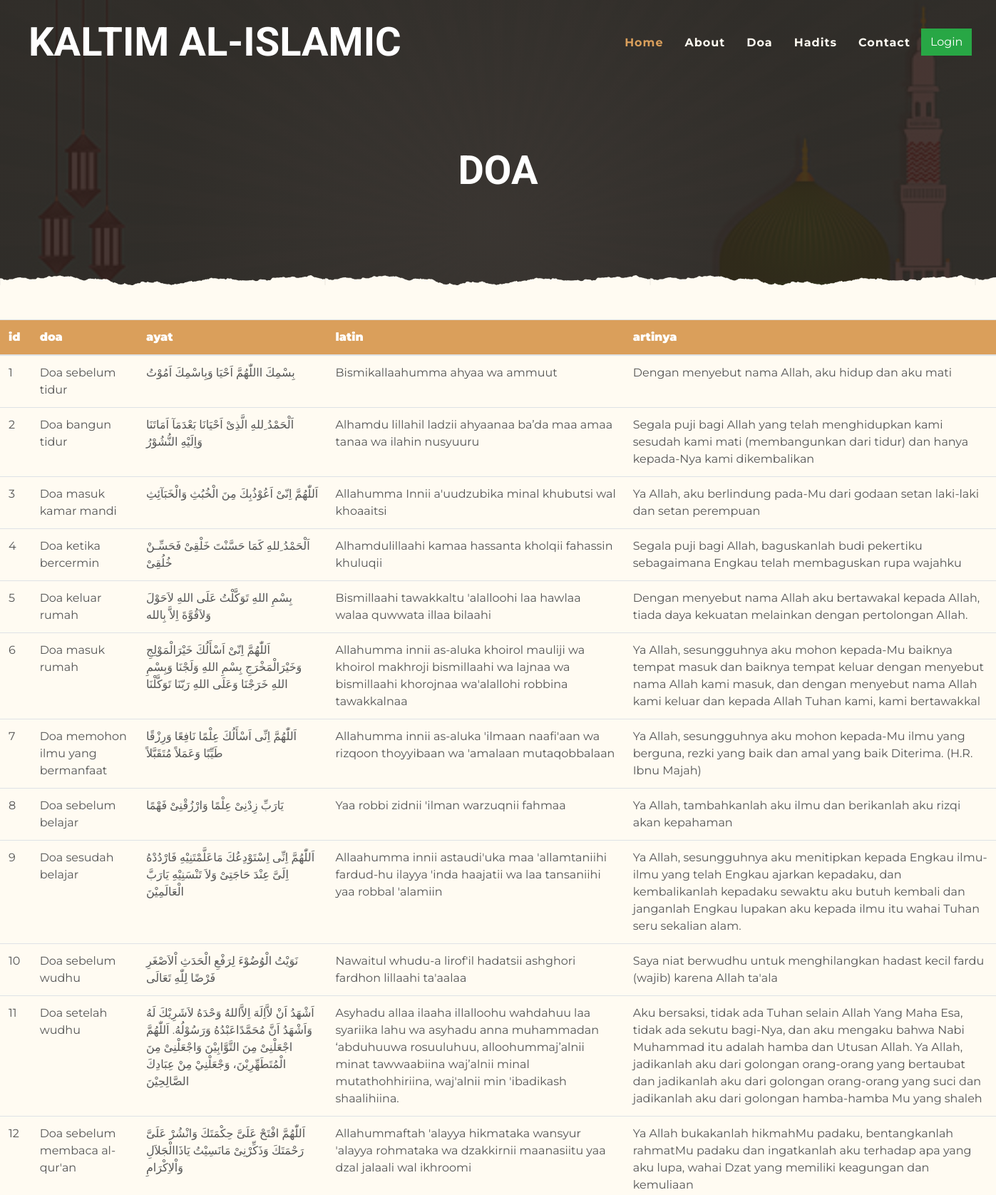
The page /doa (upper part) on the database its author committed.
### blog/models.py (models this page shows, shortened)
class Doa(models.Model):
    nomor = models.CharField(max_length=255, blank=True, null=True)
    doa = models.CharField(max_length=255)
    ayat = models.TextField()
    latin = models.CharField(max_length=255)
    artinya = models.CharField(max_length=255)
    class Meta:
        verbose_name_plural = "Doa"

### doa/views.py (the view)
# urls.py: path('doa', doa, name='doa'),
def doa(request):
    template_name = 'front/doa.html'
    response = Doa.objects.all()
    context = {
        'title':'halaman doa',
        'response':response
    }
    return render(request, template_name, context)

### templates/front/doa.html (shortened to what this page needs)
{% extends 'front/base.html' %}
{% load static %}
{% block content %}
    <div class="container-fluid page-header mb-5 position-relative overlay-bottom">
        <div class="d-flex flex-column align-items-center justify-content-center pt-0 pt-lg-5" style="min-height: 400px">
            <h1 class="display-4 mb-3 mt-0 mt-lg-5 text-white text-uppercase">Doa</h1>
        </div>
    </div>
     <table class="table">
    <thead class="bg-primary">
      <tr>
        <th scope="col" style="color:white;"><b>id</b></th>
        <th scope="col" style="color:white;"><b>doa</b></th>
        <th scope="col" style="color:white;"><b>ayat</b></th>
        <th scope="col" style="color:white;"><b>latin</b></th>
        <th scope="col" style="color:white;"><b>artinya</b></th>
      </tr>
    </thead>
    <tbody>
        {% for i in response %}
      <tr>
        <td>{{i.id}}</td>
        <td>{{i.doa}}</td>
        <td>{{i.ayat}}</td>
        <td>{{i.latin}}</td>
        <td>{{i.artinya}}</td>
      </tr>
      {% endfor %}
    </tbody>
  </table>
{% endblock content %}

### rows shown on the page
Doa: id "1", doa "Doa sebelum tidur", ayat "بِسْمِكَ االلّٰهُمَّ اَحْيَا وَبِاسْمِكَ اَمُوْتُ", latin "Bismikallaahumma ahyaa wa ammuut", artinya "Dengan menyebut nama Allah, aku hidup dan aku mati"
Doa: id "2", doa "Doa bangun tidur", ayat "اَلْحَمْدُ ِللهِ الَّذِىْ اَحْيَانَا بَعْدَمَآ اَمَاتَنَا وَاِلَيْهِ النُّشُوْرُ", latin "Alhamdu lillahil ladzii ahyaanaa ba’da maa amaa tanaa wa ilahin nusyuuru", artinya "Segala puji bagi Allah yang telah menghidupkan kami sesudah kami mati (membangunkan dari tidur) dan hanya kepada-Nya kami dikembalikan"
Doa: id "3", doa "Doa masuk kamar mandi", ayat "اَللّٰهُمَّ اِنّىْ اَعُوْذُبِكَ مِنَ الْخُبُثِ وَالْخَبَآئِثِ", latin "Allahumma Innii a'uudzubika minal khubutsi wal khoaaitsi", artinya "Ya Allah, aku berlindung pada-Mu dari godaan setan laki-laki dan setan perempuan"
Doa: id "4", doa "Doa ketika bercermin", ayat "اَلْحَمْدُ ِللهِ كَمَا حَسَّنْتَ خَلْقِىْ فَحَسِّـنْ خُلُقِىْ", latin "Alhamdulillaahi kamaa hassanta kholqii fahassin khuluqii", artinya "Segala puji bagi Allah, baguskanlah budi pekertiku sebagaimana Engkau telah membaguskan rupa wajahku"
Doa: id "5", doa "Doa keluar rumah", ayat "بِسْمِ اللهِ تَوَكَّلْتُ عَلَى اللهِ لاَحَوْلَ وَلاَقُوَّةَ اِلاَّ بِالله", latin "Bismillaahi tawakkaltu 'alalloohi laa hawlaa walaa quwwata illaa bilaahi", artinya "Dengan menyebut nama Allah aku bertawakal kepada Allah, tiada daya kekuatan melainkan dengan pertolongan Allah."
Doa: id "6", doa "Doa masuk rumah", ayat "اَللّٰهُمَّ اِنّىْ اَسْأَلُكَ خَيْرَالْمَوْلِجِ وَخَيْرَالْمَخْرَجِ بِسْمِ اللهِ وَلَجْنَا وَبِسْمِ اللهِ خَرَجْنَا وَعَلَى اللهِ رَبّنَا تَوَكَّلْنَا", latin "Allahumma innii as-aluka khoirol mauliji wa khoirol makhroji bismillaahi wa lajnaa wa bismillaahi khorojnaa wa'alallohi robbina tawakkalnaa", artinya "Ya Allah, sesungguhnya aku mohon kepada-Mu baiknya tempat masuk dan baiknya tempat keluar dengan menyebut nama Allah kami masuk, dan dengan menyebut nama Allah kami keluar dan kepada Allah Tuhan kami, kami bertawakkal"
Doa: id "7", doa "Doa memohon ilmu yang bermanfaat", ayat "اَللّٰهُمَّ اِنِّى اَسْأَلُكَ عِلْمًا نَافِعًا وَرِزْقًا طَيِّبًا وَعَمَلاً مُتَقَبَّلاً", latin "Allahumma innii as-aluka 'ilmaan naafi'aan wa rizqoon thoyyibaan wa 'amalaan mutaqobbalaan", artinya "Ya Allah, sesungguhnya aku mohon kepada-Mu ilmu yang berguna, rezki yang baik dan amal yang baik Diterima. (H.R. Ibnu Majah)"
Doa: id "8", doa "Doa sebelum belajar", ayat "يَارَبِّ زِدْنِىْ عِلْمًا وَارْزُقْنِىْ فَهْمًا", latin "Yaa robbi zidnii 'ilman warzuqnii fahmaa", artinya "Ya Allah, tambahkanlah aku ilmu dan berikanlah aku rizqi akan kepahaman"
Doa: id "9", doa "Doa sesudah belajar", ayat "اَللّٰهُمَّ اِنِّى اِسْتَوْدِعُكَ مَاعَلَّمْتَنِيْهِ فَارْدُدْهُ اِلَىَّ عِنْدَ حَاجَتِىْ وَلاَ تَنْسَنِيْهِ يَارَبَّ الْعَالَمِيْنَ", latin "Allaahumma innii astaudi'uka maa 'allamtaniihi fardud-hu ilayya 'inda haajatii wa laa tansaniihi yaa robbal 'alamiin", artinya "Ya Allah, sesungguhnya aku menitipkan kepada Engkau ilmu-ilmu yang telah Engkau ajarkan kepadaku, dan kembalikanlah kepadaku sewaktu aku butuh kembali dan janganlah Engkau lupakan aku kepada ilmu itu wahai Tuhan seru sekalian alam."
Doa: id "10", doa "Doa sebelum wudhu", ayat "نَوَيْتُ الْوُضُوْءَ لِرَفْعِ الْحَدَثِ اْلاَصْغَرِ فَرْضًا لِلّٰهِ تَعَالَى", latin "Nawaitul whudu-a lirof'il hadatsii ashghori fardhon lillaahi ta'aalaa", artinya "Saya niat berwudhu untuk menghilangkan hadast kecil fardu (wajib) karena Allah ta'ala"
Doa: id "11", doa "Doa setelah wudhu", ayat "اَشْهَدُ اَنْ لاَّاِلَهَ اِلاَّاللهُ وَحْدَهُ لاَشَرِيْكَ لَهُ وَاَشْهَدُ اَنَّ مُحَمَّدًاعَبْدُهُ وَرَسُوْلُهُ. اَللّٰهُمَّ اجْعَلْنِىْ مِنَ التَّوَّابِيْنَ وَاجْعَلْنِىْ مِنَ الْمُتَطَهِّرِيْنَ، وَجْعَلْنِيْ مِنْ عِبَادِكَ الصَّالِحِيْنَ", latin "Asyhadu allaa ilaaha illalloohu wahdahuu laa syariika lahu wa asyhadu anna muhammadan ‘abduhuuwa rosuuluhuu, alloohummaj’alnii minat tawwaabiina waj’alnii minal mutathohhiriina, waj'alnii min 'ibadikash shaalihiina.", artinya "Aku bersaksi, tidak ada Tuhan selain Allah Yang Maha Esa, tidak ada sekutu bagi-Nya, dan aku mengaku bahwa Nabi Muhammad itu adalah hamba dan Utusan Allah. Ya Allah, jadikanlah aku dari golongan orang-orang yang bertaubat dan jadikanlah aku dari golongan orang-orang yang suci dan jadikanlah aku dari golongan hamba-hamba Mu yang shaleh"
Doa: id "12", doa "Doa sebelum membaca al-qur'an", ayat "اَللّٰهُمَّ افْتَحْ عَلَىَّ حِكْمَتَكَ وَانْشُرْ عَلَىَّ رَحْمَتَكَ وَذَكِّرْنِىْ مَانَسِيْتُ يَاذَاالْجَلاَلِ وَاْلاِكْرَامِ", latin "Allahummaftah 'alayya hikmataka wansyur 'alayya rohmataka wa dzakkirnii maanasiitu yaa dzal jalaali wal ikhroomi", artinya "Ya Allah bukakanlah hikmahMu padaku, bentangkanlah rahmatMu padaku dan ingatkanlah aku terhadap apa yang aku lupa, wahai Dzat yang memiliki keagungan dan kemuliaan"
